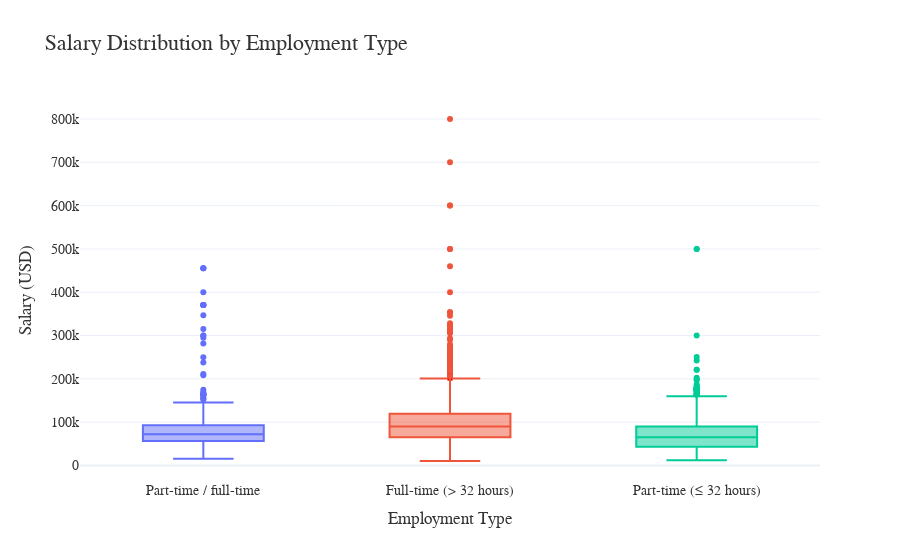

The notebook cell saved with this chart:
### Code cell
#Task 2: Salary Distribution by Employment Type (Box Plot)
# Import libraries
import pandas as pd
import plotly.express as px
import plotly.io as pio

# Set default Plotly theme
pio.templates.default = "plotly_white"

# Load dataset
df = pd.read_csv("data/lightcast_job_postings.csv")

# Convert salary column to numeric
df["SALARY_FROM"] = pd.to_numeric(df["SALARY_FROM"], errors="coerce")

# Drop missing or zero salary values
df_clean = df[(df["SALARY_FROM"] > 0) & df["EMPLOYMENT_TYPE_NAME"].notnull()]

# Create a box plot

fig = px.box(
    df_clean,
    x="EMPLOYMENT_TYPE_NAME",
    y="SALARY_FROM",
    color="EMPLOYMENT_TYPE_NAME",
    title="Salary Distribution by Employment Type",
    labels={"SALARY_FROM": "Salary (USD)", "EMPLOYMENT_TYPE_NAME": "Employment Type"},
    template="plotly_white"
)

# Customize font and layout
fig.update_layout(
    font=dict(family="Helvetica Neue", size=14, color="#333"),
    title_font=dict(size=22),
    xaxis_title="Employment Type",
    yaxis_title="Salary (USD)",
    showlegend=False
)
# Save chart to SVG file
fig.write_image("output/salary_by_employment_type.svg")

# Display chart
fig.show()

### Figure 1 — Plotly figure (JSON) as saved in the notebook; plotly's stock layout.template omitted (floating-point values rounded to 4 significant figures; data arrays with more than 128 entries replaced by an {"elided": "..."} marker saying what was removed)
{"data": [{"alignmentgroup": "True", "hovertemplate": "Employment Type=%{x}<br>Salary (USD)=%{y}<extra></extra>", "legendgroup": "Part-time / full-time", "marker": {"color": "#636efa"}, "name": "Part-time / full-time", "notched": false, "offsetgroup": "Part-time / full-time", "orientation": "v", "showlegend": true, "type": "box", "x": {"elided": "644 str values"}, "x0": " ", "xaxis": "x", "y": {"elided": "644 int values"}, "y0": " ", "yaxis": "y"}, {"alignmentgroup": "True", "hovertemplate": "Employment Type=%{x}<br>Salary (USD)=%{y}<extra></extra>", "legendgroup": "Full-time (> 32 hours)", "marker": {"color": "#EF553B"}, "name": "Full-time (> 32 hours)", "notched": false, "offsetgroup": "Full-time (> 32 hours)", "orientation": "v", "showlegend": true, "type": "box", "x": {"elided": "30579 str values"}, "x0": " ", "xaxis": "x", "y": {"elided": "30579 int values"}, "y0": " ", "yaxis": "y"}, {"alignmentgroup": "True", "hovertemplate": "Employment Type=%{x}<br>Salary (USD)=%{y}<extra></extra>", "legendgroup": "Part-time (≤ 32 hours)", "marker": {"color": "#00cc96"}, "name": "Part-time (≤ 32 hours)", "notched": false, "offsetgroup": "Part-time (≤ 32 hours)", "orientation": "v", "showlegend": true, "type": "box", "x": {"elided": "1185 str values"}, "x0": " ", "xaxis": "x", "y": {"elided": "1185 int values"}, "y0": " ", "yaxis": "y"}], "layout": {"boxmode": "overlay", "font": {"color": "#333", "family": "Helvetica Neue", "size": 14}, "legend": {"title": {"text": "Employment Type"}, "tracegroupgap": 0}, "showlegend": false, "title": {"font": {"size": 22}, "text": "Salary Distribution by Employment Type"}, "xaxis": {"anchor": "y", "categoryarray": ["Part-time / full-time", "Full-time (> 32 hours)", "Part-time (≤ 32 hours)"], "categoryorder": "array", "domain": [0, 1], "title": {"text": "Employment Type"}}, "yaxis": {"anchor": "x", "domain": [0, 1], "title": {"text": "Salary (USD)"}}}}
